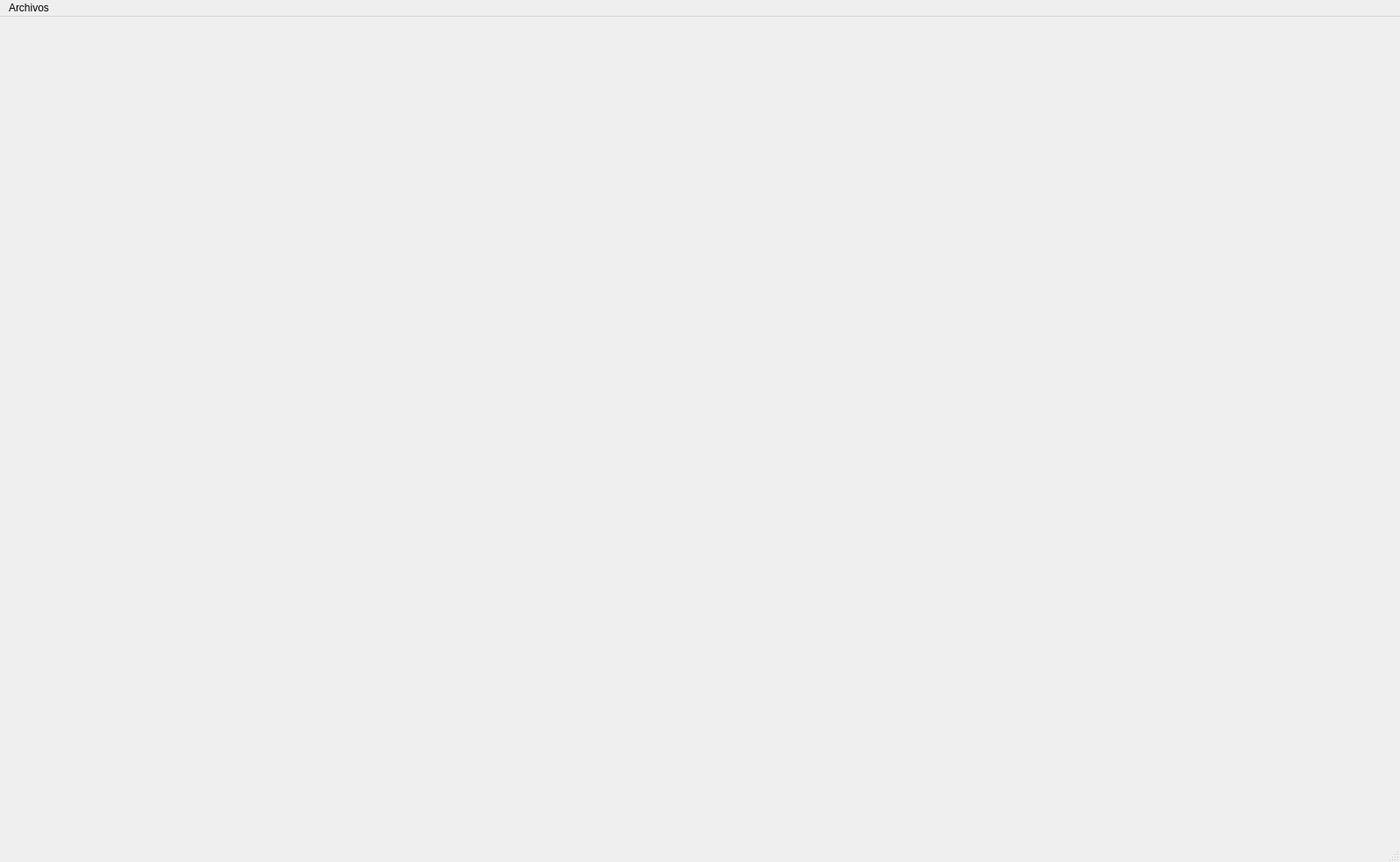
<?xml version="1.0" encoding="UTF-8"?>
<ui version="4.0">
 <class>MainWindow</class>
 <widget class="QMainWindow" name="MainWindow">
  <property name="geometry">
   <rect>
    <x>0</x>
    <y>0</y>
    <width>1598</width>
    <height>984</height>
   </rect>
  </property>
  <property name="windowTitle">
   <string>MainWindow</string>
  </property>
  <widget class="QWidget" name="centralwidget"/>
  <widget class="QMenuBar" name="menubar">
   <property name="geometry">
    <rect>
     <x>0</x>
     <y>0</y>
     <width>1598</width>
     <height>21</height>
    </rect>
   </property>
   <widget class="QMenu" name="menuFile">
    <property name="title">
     <string>Archivos</string>
    </property>
    <addaction name="actionOpen"/>
    <addaction name="actionSave_as"/>
    <addaction name="actionGuardadr_como"/>
    <addaction name="separator"/>
    <addaction name="actionClose"/>
   </widget>
   <addaction name="menuFile"/>
  </widget>
  <widget class="QStatusBar" name="statusbar"/>
  <action name="actionOpen">
   <property name="icon">
    <iconset>
     <normaloff>../Imagenes/iconfinder_folder-open-storage-file-organize_3209339.png</normaloff>../Imagenes/iconfinder_folder-open-storage-file-organize_3209339.png</iconset>
   </property>
   <property name="text">
    <string>Abrir</string>
   </property>
   <property name="shortcut">
    <string>Ctrl+O</string>
   </property>
  </action>
  <action name="actionSave_as">
   <property name="icon">
    <iconset>
     <normaloff>../Imagenes/iconfinder_158-Save_2123968.png</normaloff>../Imagenes/iconfinder_158-Save_2123968.png</iconset>
   </property>
   <property name="text">
    <string>Guardar</string>
   </property>
   <property name="shortcut">
    <string>Ctrl+S</string>
   </property>
  </action>
  <action name="actionClose">
   <property name="icon">
    <iconset>
     <normaloff>../Imagenes/iconfinder_circle_close_cancel_exit_quit_delete_4831037.png</normaloff>../Imagenes/iconfinder_circle_close_cancel_exit_quit_delete_4831037.png</iconset>
   </property>
   <property name="text">
    <string>Close</string>
   </property>
   <property name="shortcut">
    <string>Ctrl+Q</string>
   </property>
  </action>
  <action name="actionRun">
   <property name="icon">
    <iconset>
     <normaloff>../Imagenes/iconfinder_icon-play_211876.png</normaloff>../Imagenes/iconfinder_icon-play_211876.png</iconset>
   </property>
   <property name="text">
    <string>Run</string>
   </property>
   <property name="shortcut">
    <string>Ctrl+R</string>
   </property>
  </action>
  <action name="actionStop">
   <property name="icon">
    <iconset>
     <normaloff>../Imagenes/iconfinder_interface-solid-multimedia-stop-button-1_6127256.png</normaloff>../Imagenes/iconfinder_interface-solid-multimedia-stop-button-1_6127256.png</iconset>
   </property>
   <property name="text">
    <string>Stop</string>
   </property>
  </action>
  <action name="actionNext_Line">
   <property name="icon">
    <iconset>
     <normaloff>../Imagenes/iconfinder_right_4_1_4829859.png</normaloff>../Imagenes/iconfinder_right_4_1_4829859.png</iconset>
   </property>
   <property name="text">
    <string>Next Line</string>
   </property>
  </action>
  <action name="actionGuardadr_como">
   <property name="text">
    <string>Guardar como...</string>
   </property>
  </action>
 </widget>
 <resources/>
 <connections/>
</ui>
